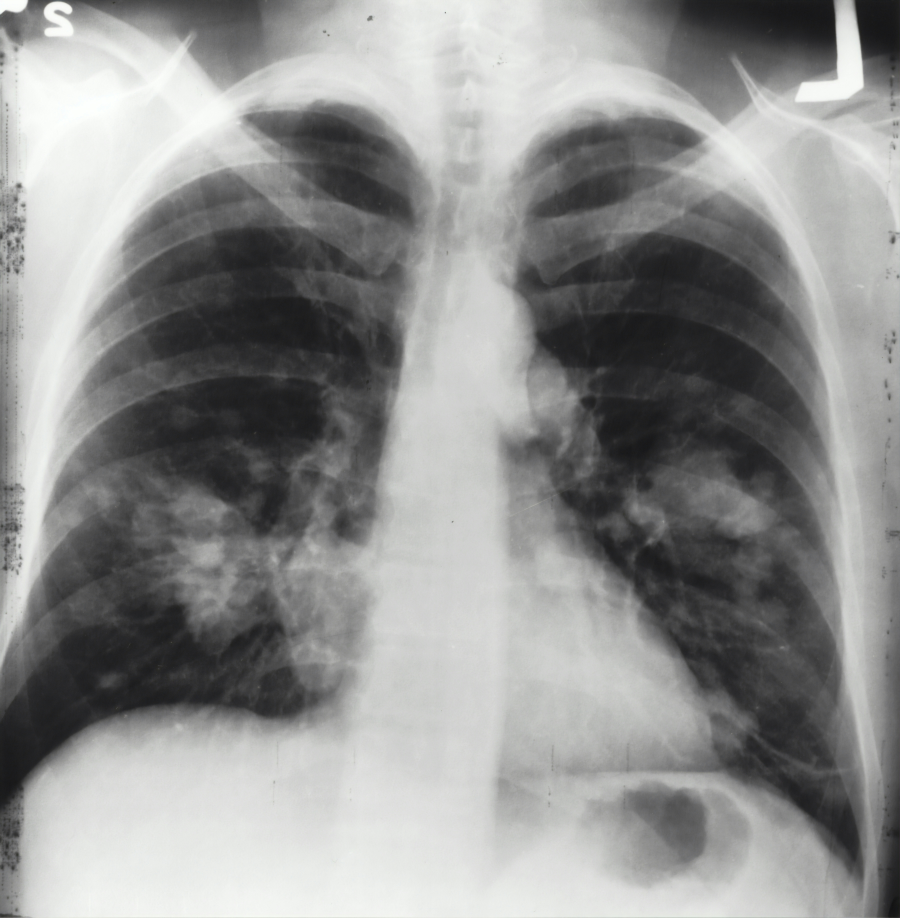
#> input picture backend/xray_reports/PAT-91631EA5/XR-C35384B9_national-cancer-institute-59pGROkKJPE-unsplash.jpg, 7200 x 7340 px (shown at 1/8 size)
$ python convert_to_icon.py ../backend/xray_reports/PAT-91631EA5/XR-C35384B9_national-cancer-institute-59pGROkKJPE-unsplash.jpg out.png
#> lines starting #> are read from the running program, lines starting #| are printed output that depends on the picture
"""
Helper script to convert image files to Windows .ico format
This script helps you create an icon file from your logo image
"""
import os
import sys

try:
    from PIL import Image
except ImportError:
    print("ERROR: Pillow (PIL) is not installed!")
    print("\nTo install Pillow, run:")
    print("  pip install Pillow")
    print("\nOr if you prefer, use an online converter:")
    print("  https://convertio.co/png-ico/")
    print("  https://icoconvert.com/")
    sys.exit(1)

def convert_to_ico(input_file, output_file='icon.ico', sizes=None):
    """
    Convert an image file to Windows .ico format

    Args:
        input_file: Path to input image (PNG, JPG, etc.)
        output_file: Path to output .ico file (default: icon.ico)
        sizes: List of sizes to include in icon (default: common Windows sizes)
    """
#> called with output_file = 'out.png'
    if sizes is None:
        # Common Windows icon sizes
        sizes = [(256, 256), (128, 128), (64, 64), (32, 32), (16, 16)]

    try:
        # Open the input image
        print(f"Opening image: {input_file}")
        img = Image.open(input_file)
#> img is the input picture: PIL image 7200x7340 RGB; mean R, G, B 143.2, 143.7, 142.9

        # Convert RGBA if needed (for transparency)
        if img.mode != 'RGBA' and 'transparency' in img.info:
            img = img.convert('RGBA')
        elif img.mode not in ('RGBA', 'RGB'):
            img = img.convert('RGB')

        # Create list of resized images
        print("Creating multiple icon sizes...")
        icon_images = []
        for size in sizes:
            # Use high-quality resampling
            resized = img.resize(size, Image.Resampling.LANCZOS)
            icon_images.append(resized)
            print(f"  Created {size[0]}x{size[1]} icon")
#> this loop made 5 passes
#> pass 1, in convert_to_ico, `resized = img.resize(size, Image.Resampling.LANCZOS)`:
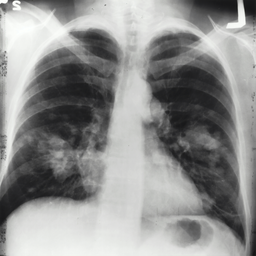
#> resized: PIL image 256x256 RGB; mean R, G, B 143.2, 143.7, 142.9
#> pass 3, in convert_to_ico, `resized = img.resize(size, Image.Resampling.LANCZOS)`:
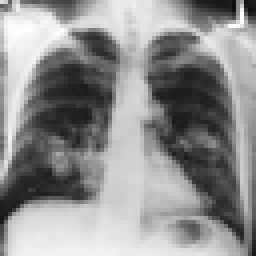
#> resized: PIL image 64x64 RGB (shown 4 times larger); mean R, G, B 143.2, 143.7, 142.9
#> after the loop, icon_images = 5 items

        # Save as ICO format with multiple sizes
        print(f"\nSaving icon file: {output_file}")
        icon_images[0].save(
            output_file,
            format='ICO',
            sizes=[(s[0], s[1]) for s in sizes]
        )

        print(f"\n✓ Success! Icon created: {output_file}")
        print(f"  File size: {os.path.getsize(output_file) / 1024:.2f} KB")
        return True

    except FileNotFoundError:
        print(f"ERROR: File not found: {input_file}")
        return False
    except Exception as e:
        print(f"ERROR: Failed to convert image: {e}")
        return False

def main():
    """Main function to handle command line arguments"""
    print("=" * 60)
    print("Image to Icon Converter")
    print("=" * 60)
    print()

    if len(sys.argv) < 2:
        print("Usage:")
        print(f"  python {sys.argv[0]} <input_image> [output_icon.ico]")
        print()
        print("Examples:")
        print(f"  python {sys.argv[0]} logo.png")
        print(f"  python {sys.argv[0]} logo.png icon.ico")
        print()
        print("Supported input formats: PNG, JPG, JPEG, BMP, GIF, etc.")
        print()

        # Try to find common image files in current directory
        common_names = ['logo.png', 'logo.jpg', 'icon.png', 'icon.jpg', 'hospital_logo.png']
        found_files = [f for f in common_names if os.path.exists(f)]

        if found_files:
            print("Found these image files in current directory:")
            for f in found_files:
                print(f"  - {f}")
            print()
            response = input("Would you like to convert one of these? (y/n): ")
            if response.lower() == 'y':
                print()
                for i, f in enumerate(found_files, 1):
                    print(f"{i}. {f}")
                try:
                    choice = int(input("Enter number: ")) - 1
                    if 0 <= choice < len(found_files):
                        input_file = found_files[choice]
                        output_file = 'icon.ico'
                        if convert_to_ico(input_file, output_file):
                            print("\n" + "=" * 60)
                            print("Next steps:")
                            print("1. The icon.ico file has been created")
                            print("2. Run: build_exe.bat")
                            print("3. Run: build_installer.bat")
                            print("4. Your logo will now appear in shortcuts and the app!")
                            print("=" * 60)
                        return
                except (ValueError, IndexError):
                    print("Invalid choice.")

        sys.exit(1)

    input_file = sys.argv[1]
    output_file = sys.argv[2] if len(sys.argv) > 2 else 'icon.ico'

    if not os.path.exists(input_file):
        print(f"ERROR: Input file does not exist: {input_file}")
        sys.exit(1)

    if convert_to_ico(input_file, output_file):
        print("\n" + "=" * 60)
        print("Next steps:")
        print("1. Rebuild the executable: build_exe.bat")
        print("2. Rebuild the installer: build_installer.bat")
        print("3. Your logo will appear in shortcuts and the app window!")
        print("=" * 60)

if __name__ == '__main__':
    main()
